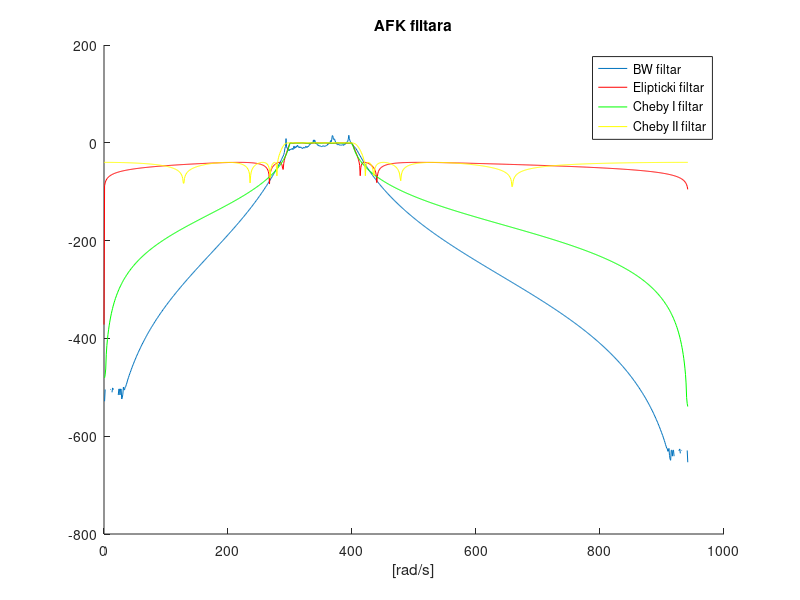

Write the MATLAB code that produced this figure.
%% ZADATAK 1 ==============================================================
% Napraviti digitalni Butterworth-ov, Elipticki i Chebyshev-ljev filtar
% prve i druge vrste sa slede?im specifikacijama:
% * Maksimalno slabljenje u propusnom opsegu: 1 dB
% * Minimalno slabljenje u nepropusnom opsegu: 40 dB
% * Propusni opseg: od 300 rad/s do 400 rad/s
% * Nepropusni opseg: pre 280 rad/s i posle 420 rad/s
% Skicirati frekvencijske odzive ovih filtara na istom grafiku i uporediti
% njihove performanse. Da li postoji razlika u redovima filtara? Kako
% odabir periode odabiranja utice na karakteristike i redove filtara?
% -------------------------------------------------------------------------
clear all; close all; clc; 

Nfft = 1024;
Fs = 300;
Wp = [300/(2*pi) 400/(2*pi)]/(Fs/2);
Ws = [280/(2*pi) 420/(2*pi)]/(Fs/2);
Rp = 1;
Rs = 40;

% Butterworth filtar
[nb,Wnb] = buttord(Wp,Ws,Rp,Rs);
[bb,ab] = butter(nb,Wnb);
[hb, fb] = freqz(bb,ab,Nfft,Fs);
nb

% Elipticki
[ne,Wne] = ellipord(Wp,Ws,Rp,Rs);
[be,ae] = ellip(ne,Rp,Rs,Wp);
[he, fe] = freqz(be,ae,Nfft,Fs);
ne

% Cheby I filtar
[nC1,WnC1] = cheb1ord(Wp,Ws,Rp,Rs);
[bC1,aC1] = cheby1(nC1,Rp,Wp);
[hC1, fC1] = freqz(bC1,aC1,Nfft,Fs);
nC1

% Butterworth filtar
[nC2,WnC2] = cheb2ord(Wp,Ws,Rp,Rs);
[bC2,aC2] = cheby2(nC2,Rs,Ws);
[hC2, fC2] = freqz(bC2,aC2,Nfft,Fs);
nC2

figure(1)
  hold on;
  plot(fb*2*pi,20*log10(abs(hb)));
  plot(fe*2*pi,20*log10(abs(he)),'r');
  plot(fC1*2*pi,20*log10(abs(hC1)),'g');
  plot(fC2*2*pi,20*log10(abs(hC2)),'y');
  xlabel('[rad/s]'); title('AFK filtara');
  legend('BW filtar', 'Elipticki filtar', 'Cheby I filtar', 'Cheby II filtar');
